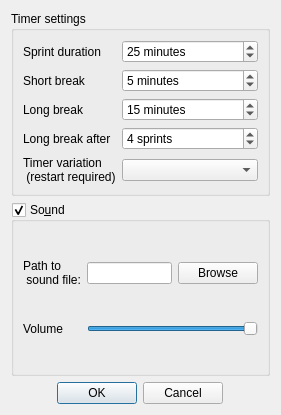
<?xml version="1.0" encoding="UTF-8"?>
<ui version="4.0">
 <class>SettingsDialog</class>
 <widget class="QDialog" name="SettingsDialog">
  <property name="geometry">
   <rect>
    <x>0</x>
    <y>0</y>
    <width>281</width>
    <height>415</height>
   </rect>
  </property>
  <property name="windowTitle">
   <string>Settings</string>
  </property>
  <property name="modal">
   <bool>true</bool>
  </property>
  <layout class="QVBoxLayout" name="verticalLayout">
   <item>
    <widget class="QGroupBox" name="gbTimerSettings">
     <property name="title">
      <string>Timer settings</string>
     </property>
     <layout class="QGridLayout" name="gridLayout">
      <property name="topMargin">
       <number>9</number>
      </property>
      <property name="bottomMargin">
       <number>9</number>
      </property>
      <property name="verticalSpacing">
       <number>6</number>
      </property>
      <item row="2" column="0">
       <widget class="QLabel" name="label_3">
        <property name="text">
         <string>Long break</string>
        </property>
       </widget>
      </item>
      <item row="0" column="2" colspan="2">
       <widget class="QSpinBox" name="spBxSprintDuration">
        <property name="accessibleName">
         <string/>
        </property>
        <property name="accessibleDescription">
         <string/>
        </property>
        <property name="specialValueText">
         <string/>
        </property>
        <property name="suffix">
         <string> minutes</string>
        </property>
        <property name="minimum">
         <number>1</number>
        </property>
        <property name="maximum">
         <number>120</number>
        </property>
        <property name="value">
         <number>25</number>
        </property>
       </widget>
      </item>
      <item row="2" column="2" colspan="2">
       <widget class="QSpinBox" name="spBxLongDuration">
        <property name="accessibleName">
         <string/>
        </property>
        <property name="accessibleDescription">
         <string/>
        </property>
        <property name="specialValueText">
         <string/>
        </property>
        <property name="suffix">
         <string> minutes</string>
        </property>
        <property name="minimum">
         <number>1</number>
        </property>
        <property name="maximum">
         <number>120</number>
        </property>
        <property name="value">
         <number>15</number>
        </property>
       </widget>
      </item>
      <item row="3" column="0">
       <widget class="QLabel" name="label_4">
        <property name="text">
         <string>Long break after</string>
        </property>
       </widget>
      </item>
      <item row="1" column="2" colspan="2">
       <widget class="QSpinBox" name="spBxShortDuration">
        <property name="accessibleName">
         <string/>
        </property>
        <property name="accessibleDescription">
         <string/>
        </property>
        <property name="specialValueText">
         <string/>
        </property>
        <property name="suffix">
         <string> minutes</string>
        </property>
        <property name="minimum">
         <number>1</number>
        </property>
        <property name="maximum">
         <number>120</number>
        </property>
        <property name="value">
         <number>5</number>
        </property>
       </widget>
      </item>
      <item row="0" column="0">
       <widget class="QLabel" name="label">
        <property name="text">
         <string>Sprint duration</string>
        </property>
       </widget>
      </item>
      <item row="1" column="0">
       <widget class="QLabel" name="label_2">
        <property name="text">
         <string>Short break</string>
        </property>
       </widget>
      </item>
      <item row="3" column="2" colspan="2">
       <widget class="QSpinBox" name="spBxLongBreakAfter">
        <property name="accessibleName">
         <string/>
        </property>
        <property name="accessibleDescription">
         <string/>
        </property>
        <property name="specialValueText">
         <string/>
        </property>
        <property name="suffix">
         <string> sprints</string>
        </property>
        <property name="minimum">
         <number>2</number>
        </property>
        <property name="maximum">
         <number>120</number>
        </property>
        <property name="value">
         <number>4</number>
        </property>
       </widget>
      </item>
      <item row="5" column="0">
       <widget class="QLabel" name="label_6">
        <property name="text">
         <string>Timer variation
 (restart required)</string>
        </property>
       </widget>
      </item>
      <item row="5" column="2" colspan="2">
       <widget class="QComboBox" name="cbxTimerVariation"/>
      </item>
     </layout>
    </widget>
   </item>
   <item>
    <widget class="QGroupBox" name="gbSoundSettings">
     <property name="enabled">
      <bool>true</bool>
     </property>
     <property name="sizePolicy">
      <sizepolicy hsizetype="Preferred" vsizetype="Preferred">
       <horstretch>0</horstretch>
       <verstretch>0</verstretch>
      </sizepolicy>
     </property>
     <property name="title">
      <string>So&amp;und</string>
     </property>
     <property name="checkable">
      <bool>true</bool>
     </property>
     <layout class="QGridLayout" name="gridLayout_2">
      <item row="0" column="0">
       <widget class="QLabel" name="label_5">
        <property name="text">
         <string>Path to
 sound file:</string>
        </property>
       </widget>
      </item>
      <item row="0" column="1" colspan="3">
       <widget class="QLineEdit" name="lePathToSoundFile"/>
      </item>
      <item row="0" column="4">
       <widget class="QPushButton" name="pbBrowseSoundFile">
        <property name="text">
         <string>Browse</string>
        </property>
       </widget>
      </item>
      <item row="1" column="0">
       <widget class="QLabel" name="lblSoundVolume">
        <property name="text">
         <string>Volume</string>
        </property>
       </widget>
      </item>
      <item row="1" column="1" colspan="4">
       <widget class="QSlider" name="hSliderVolume">
        <property name="maximum">
         <number>100</number>
        </property>
        <property name="sliderPosition">
         <number>100</number>
        </property>
        <property name="orientation">
         <enum>Qt::Horizontal</enum>
        </property>
       </widget>
      </item>
     </layout>
    </widget>
   </item>
   <item alignment="Qt::AlignHCenter">
    <widget class="QDialogButtonBox" name="buttonBox">
     <property name="orientation">
      <enum>Qt::Horizontal</enum>
     </property>
     <property name="standardButtons">
      <set>QDialogButtonBox::Cancel|QDialogButtonBox::Ok</set>
     </property>
    </widget>
   </item>
  </layout>
 </widget>
 <resources/>
 <connections>
  <connection>
   <sender>buttonBox</sender>
   <signal>accepted()</signal>
   <receiver>SettingsDialog</receiver>
   <slot>accept()</slot>
   <hints>
    <hint type="sourcelabel">
     <x>248</x>
     <y>254</y>
    </hint>
    <hint type="destinationlabel">
     <x>157</x>
     <y>274</y>
    </hint>
   </hints>
  </connection>
  <connection>
   <sender>buttonBox</sender>
   <signal>rejected()</signal>
   <receiver>SettingsDialog</receiver>
   <slot>reject()</slot>
   <hints>
    <hint type="sourcelabel">
     <x>316</x>
     <y>260</y>
    </hint>
    <hint type="destinationlabel">
     <x>286</x>
     <y>274</y>
    </hint>
   </hints>
  </connection>
 </connections>
</ui>
